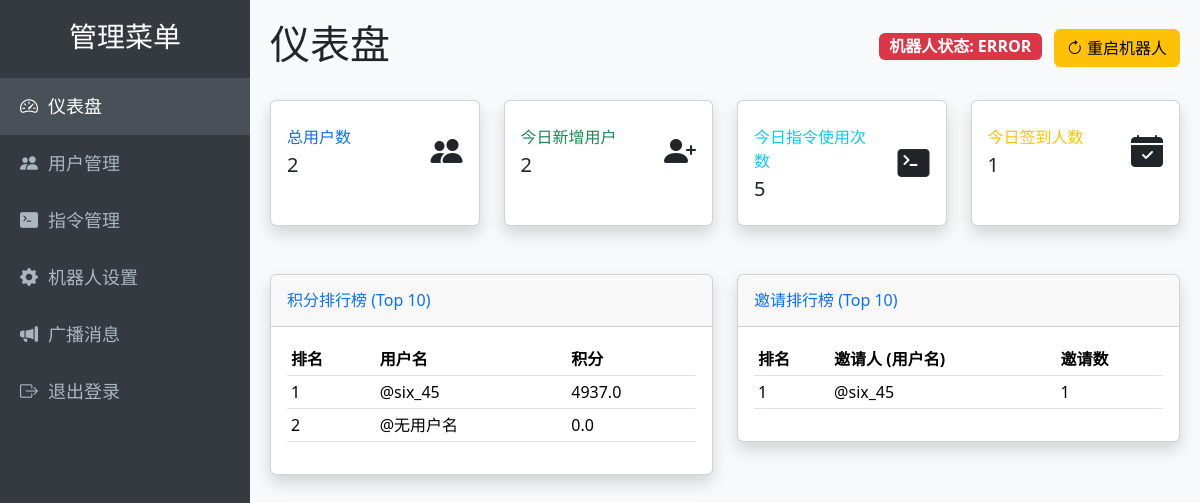
The app's page / (signed in) with its own data.
### tables this page shows
CREATE TABLE users (
        user_id INTEGER PRIMARY KEY,
        join_date TEXT,
        join_name TEXT,
        points REAL DEFAULT 0
    , referred_by INTEGER);

### backend/app.py (the view)
@app.route('/')
@login_required
def dashboard():
    conn = get_db_connection()
    today_str = date.today().strftime('%Y-%m-%d')
    stats = {
        'total_users': conn.execute('SELECT COUNT(*) FROM users').fetchone()[0],
        'today_new_users': conn.execute("SELECT COUNT(*) FROM users WHERE join_date LIKE ?", (today_str + '%',)).fetchone()[0],
        'today_commands_used': conn.execute("SELECT COUNT(*) FROM command_logs WHERE timestamp LIKE ?", (today_str + '%',)).fetchone()[0],
        'today_checkins': conn.execute("SELECT COUNT(*) FROM checkin_logs WHERE last_checkin_date = ?", (today_str,)).fetchone()[0]
    }
    leaderboards = {
        'points': conn.execute("SELECT join_name, points FROM users WHERE join_name IS NOT NULL ORDER BY points DESC LIMIT 10").fetchall(),
        'referrals': conn.execute("""
            SELECT u.join_name, COUNT(r.user_id) as referral_count
            FROM users u
            JOIN users r ON u.user_id = r.referred_by
            WHERE u.join_name IS NOT NULL
            GROUP BY u.user_id
            ORDER BY referral_count DESC
            LIMIT 10
        """).fetchall()
    }
    bot_status = "UNKNOWN"
    try:
        result = subprocess.run(['supervisorctl', 'status', BOT_SUPERVISOR_PROGRAM_NAME], capture_output=True, text=True)
        if "RUNNING" in result.stdout:
            bot_status = "RUNNING"
        elif "STOPPED" in result.stdout:
            bot_status = "STOPPED"
        else:
            bot_status = "ERROR"
    except Exception:
        bot_status = "UNAVAILABLE"
    conn.close()
    return render_template('dashboard.html', stats=stats, leaderboards=leaderboards, bot_status=bot_status)

### backend/app.py (called while the page is built)
def get_db_connection():
    conn = sqlite3.connect(DATABASE_PATH)
    conn.row_factory = sqlite3.Row
    return conn

def login_required(f):
    @wraps(f)
    def decorated_function(*args, **kwargs):
        if not session.get('logged_in'): return redirect(url_for('login'))
        return f(*args, **kwargs)
    return decorated_function

### backend/templates/dashboard.html (shortened to what this page needs)
{% extends 'base.html' %}
{% block content %}
<div class="d-flex justify-content-between align-items-center mb-4">
    <h1>仪表盘</h1>
    <div>
        <span class="badge bg-{{ 'success' if bot_status == 'RUNNING' else 'danger' }} fs-6 me-2">机器人状态: {{ bot_status }}</span>
        <form action="{{ url_for('restart_bot') }}" method="post" onsubmit="return confirm('确定要通过 Supervisor 重启机器人吗？');" style="display: inline-block;">
            <button type="submit" class="btn btn-warning"><i class="bi bi-arrow-clockwise"></i> 重启机器人</button>
        </form>
    </div>
</div>
<div class="row">
    <div class="col-xl-3 col-md-6 mb-4">
        <div class="card border-left-primary shadow h-100 py-2">
            <div class="card-body">
                <div class="row no-gutters align-items-center">
                    <div class="col mr-2">
                        <div class="text-xs font-weight-bold text-primary text-uppercase mb-1">总用户数</div>
                        <div class="h5 mb-0 font-weight-bold text-gray-800">{{ stats.total_users }}</div>
                    </div>
                    <div class="col-auto"><i class="bi bi-people-fill fs-2 text-gray-300"></i></div>
                </div>
            </div>
        </div>
    </div>
    <div class="col-xl-3 col-md-6 mb-4">
        <div class="card border-left-success shadow h-100 py-2">
            <div class="card-body">
                <div class="row no-gutters align-items-center">
                    <div class="col mr-2">
                        <div class="text-xs font-weight-bold text-success text-uppercase mb-1">今日新增用户</div>
                        <div class="h5 mb-0 font-weight-bold text-gray-800">{{ stats.today_new_users }}</div>
                    </div>
                    <div class="col-auto"><i class="bi bi-person-plus-fill fs-2 text-gray-300"></i></div>
                </div>
            </div>
        </div>
    </div>
    <div class="col-xl-3 col-md-6 mb-4">
        <div class="card border-left-info shadow h-100 py-2">
            <div class="card-body">
                <div class="row no-gutters align-items-center">
                    <div class="col mr-2">
                        <div class="text-xs font-weight-bold text-info text-uppercase mb-1">今日指令使用次数</div>
                        <div class="h5 mb-0 font-weight-bold text-gray-800">{{ stats.today_commands_used }}</div>
                    </div>
                    <div class="col-auto"><i class="bi bi-terminal-fill fs-2 text-gray-300"></i></div>
                </div>
            </div>
        </div>
    </div>
    <div class="col-xl-3 col-md-6 mb-4">
        <div class="card border-left-warning shadow h-100 py-2">
            <div class="card-body">
                <div class="row no-gutters align-items-center">
                    <div class="col mr-2">
                        <div class="text-xs font-weight-bold text-warning text-uppercase mb-1">今日签到人数</div>
                        <div class="h5 mb-0 font-weight-bold text-gray-800">{{ stats.today_checkins }}</div>
                    </div>
                    <div class="col-auto"><i class="bi bi-calendar-check-fill fs-2 text-gray-300"></i></div>
                </div>
            </div>
        </div>
    </div>
</div>
<div class="row mt-4">
    <div class="col-lg-6">
        <div class="card shadow mb-4">
            <div class="card-header py-3"><h6 class="m-0 font-weight-bold text-primary">积分排行榜 (Top 10)</h6></div>
            <div class="card-body">
                <div class="table-responsive">
                    <table class="table table-sm table-hover">
                        <thead><tr><th>排名</th><th>用户名</th><th>积分</th></tr></thead>
                        <tbody>
                            {% for user in leaderboards.points %}
                            <tr><td>{{ loop.index }}</td><td>@{{ user.join_name }}</td><td>{{ user.points }}</td></tr>
                            {% else %}
                            <tr><td colspan="3" class="text-center">暂无数据</td></tr>
                            {% endfor %}
                        </tbody>
                    </table>
                </div>
            </div>
        </div>
    </div>
    <div class="col-lg-6">
        <div class="card shadow mb-4">
            <div class="card-header py-3"><h6 class="m-0 font-weight-bold text-primary">邀请排行榜 (Top 10)</h6></div>
            <div class="card-body">
                <div class="table-responsive">
                    <table class="table table-sm table-hover">
                        <thead><tr><th>排名</th><th>邀请人 (用户名)</th><th>邀请数</th></tr></thead>
                        <tbody>
                            {% for user in leaderboards.referrals %}
                            <tr><td>{{ loop.index }}</td><td>@{{ user.join_name }}</td><td>{{ user.referral_count }}</td></tr>
                            {% else %}
                            <tr><td colspan="3" class="text-center">暂无数据</td></tr>
                            {% endfor %}
                        </tbody>
                    </table>
                </div>
            </div>
        </div>
    </div>
</div>
{% endblock %}

### backend/templates/base.html (style rules this page uses)
body { background-color: #f8f9fa; }

### records on screen
users: join_name "six_45", points "4937.0", referral_count "1"
users: join_name "无用户名", points "0.0"

### other values on screen
{{ bot_status }} "ERROR"
{{ stats.total_users }} "2"
{{ stats.today_new_users }} "2"
{{ stats.today_commands_used }} "5"
{{ stats.today_checkins }} "1"
